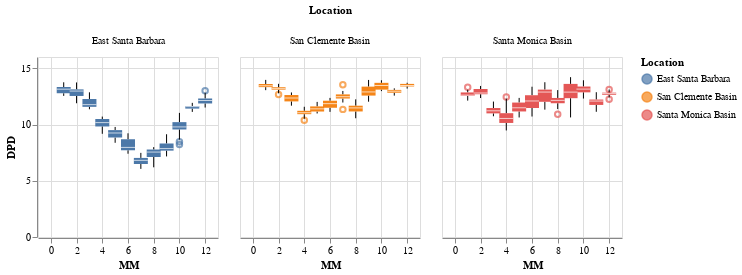

Notebook source saved alongside this figure:
### Markdown cell above
## Dominant Swell Period
- Dominant swell period refers to the highest energetic waves. The higher the swell period, the more energy the wave holds.

### Code cell
# plot
alt.Chart(by_mo_hr).mark_boxplot().encode(
    x =alt.X('MM:Q'),
    y =alt.Y('DPD:Q'),
    color='Location:N'
).properties(
    width=180,
    height=180
).facet(
    column='Location:N'
)

### Figure 1 — Vega-Lite specification as saved in the notebook (floating-point values rounded to 4 significant figures; data arrays with more than 128 entries replaced by an {"elided": "..."} marker saying what was removed)
{"config": {"view": {"continuousWidth": 400, "continuousHeight": 300}}, "data": {"name": "data-78c7229df61bcd4400e1a552b49a9ec8"}, "facet": {"column": {"field": "Location", "type": "nominal"}}, "spec": {"mark": "boxplot", "encoding": {"color": {"field": "Location", "type": "nominal"}, "x": {"field": "MM", "type": "quantitative"}, "y": {"field": "DPD", "type": "quantitative"}}, "height": 180, "width": 180}, "$schema": "https://vega.github.io/schema/vega-lite/v4.17.0.json", "datasets": {"data-78c7229df61bcd4400e1a552b49a9ec8": {"elided": "864 records"}}}
